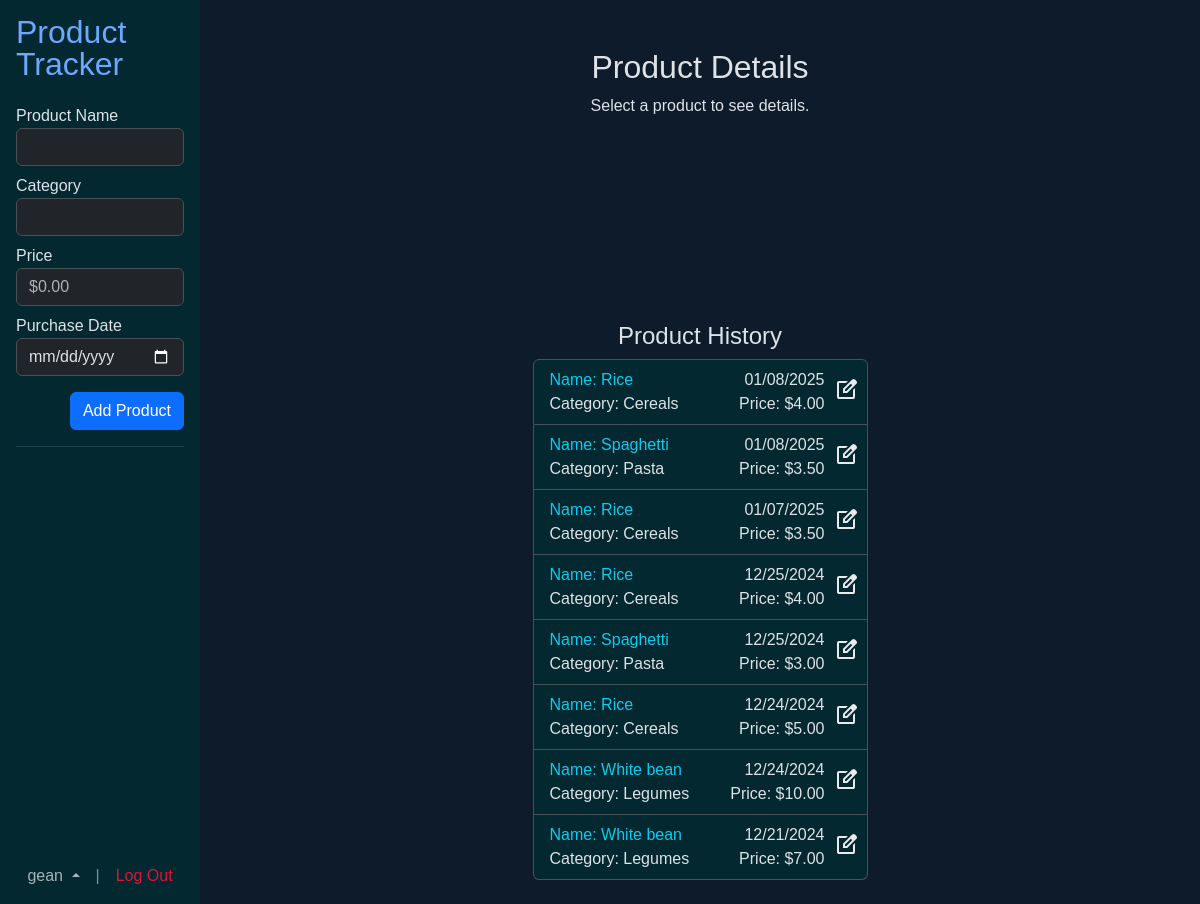
The page / (signed in) on the database its author committed.
### tables this page shows
CREATE TABLE users (
id       INTEGER NOT NULL PRIMARY KEY AUTOINCREMENT,
username TEXT NOT NULL UNIQUE,
pwd      TEXT NOT NULL
);

CREATE TABLE history (
id         INTEGER NOT NULL PRIMARY KEY AUTOINCREMENT,
user_id    INTEGER NOT NULL,
item_id    INTEGER NOT NULL,
t_date INTEGER NOT NULL DEFAULT CURRENT_TIMESTAMP,
price      NUMERIC NOT NULL,
    FOREIGN KEY (user_id) REFERENCES users(id)
        ON UPDATE CASCADE
        ON DELETE CASCADE,
    FOREIGN KEY (item_id) REFERENCES items(id)
        ON UPDATE CASCADE
        ON DELETE CASCADE
);

CREATE TABLE items (
id        INTEGER NOT NULL PRIMARY KEY AUTOINCREMENT,
item_name TEXT NOT NULL UNIQUE,
cat_id    INTEGER NOT NULL,
    FOREIGN KEY (cat_id) REFERENCES categories(id)
    ON UPDATE CASCADE
    ON DELETE CASCADE
);

CREATE TABLE categories (
id       INTEGER NOT NULL PRIMARY KEY AUTOINCREMENT,
cat_name TEXT NOT NULL UNIQUE
);

### app.py (the view)
@app.route("/", methods=["GET"])
@login_required
def index():
    categories = db.execute(text(
        "SELECT id, cat_name AS name FROM categories"
    )).fetchall()
    db.commit()
    products = db.execute(text(
        """SELECT history.id AS hist_id, items.id, item_name AS name, cat_name AS category, price, t_date, username FROM history
            JOIN users ON user_id = users.id
            JOIN items ON item_id = items.id
            JOIN categories ON items.cat_id = categories.id
            WHERE user_id = :user
            ORDER BY t_date DESC"""
    ), {"user": session["user_id"]}).fetchall()
    db.commit()
    try:
        username = db.execute(text(
            "SELECT username FROM users WHERE id = :id"
        ), {"id": session['user_id']}).fetchone().username
    except:
        session.clear()
        return redirect("/")
    return render_template("index.html", products=products, categories=categories, username=username)

### app.py (called while the page is built)
def usd(value):
    return f"${value:,.2f}"

def date_format(pattern, value):
    return time.strftime(pattern, time.localtime(value))

def login_required(f):
    @wraps(f)
    def decorated_function(*args, **kwargs):
        if session.get("user_id") is None:
            return redirect("/login")
        return f(*args, **kwargs)
    return decorated_function

### templates/index.html (shortened to what this page needs)
{% extends "layout.html" %}
{% block main %}
	<div class="d-flex h-100 p-0 m-0">
		<div class="offcanvas-sm" style="width:200px"></div>
		<nav class="offcanvas-sm offcanvas-start p-3 h-100 bg-info-subtle" style="width: 200px; position: fixed;" tabindex="-1" id="offcanvasResponsive" aria-labelledby="offcanvasResponsiveLabel">
            <div class="offcanvas-body-sm" style="height: 60%">
				<h2 class="offcanvas-title mb-4 lh-1"><a href="/">Product Tracker</a></h2>
				<form method="POST" action="{{ url_for('add_product')}}">
					<div class="form-group mb-2">
						<label for="name">Product Name</label>
						<input type="text" class="form-control" id="name" name="name" required autocomplete="name">
					</div>
					<div class="form-group mb-2">
						<label for="category">Category</label>
						<input name="category" class="form-control" list="datalistOptions" id="category">
					</div>
					<div class="form-group mb-2">
						<label for="price">Price</label>
						<input type="number" class="form-control" id="price" name="price" required step="0.01" min="0" placeholder="$0.00">
					</div>
					<div class="form-group mb-2">
						<label for="date">Purchase Date</label>
						<input type="date" class="form-control" id="date" name="date" required>
					</div>
					<div class="form-group mb-3 pt-2 text-end">
						<button type="submit" class="btn btn-primary">Add Product</button>
					</div>
				</form>
				<hr style="color: #778DA9">
			</div>
			<div id="user-div" class="offcanvas-footer d-flex justify-content-center align-items-end dropup" style="height:40%">
				<a class="text-muted dropdown-toggle" data-bs-toggle="dropdown" aria-expanded="false" style="cursor: pointer">{{ username }} </a>
				<a class="px-3" style="color: #778DA9">|</a>
				<a href="/logout" style="color: #DC143C">Log Out</a>
			</div>
		</nav>
		<div class="text-center mx-auto pt-5">
			<div id="main-content">
				<div class="text-start pb-4" style="height: 250px; width: 335px;">
					{% if selected_product %}
						<h2 class="pb-4 text-center">Product Details</h2>
						<h4>{{ selected_product.name.capitalize() }}</h3>
						<p>Category: {{ selected_product.category.capitalize() }}</p>
						<p>Price: {{ usd(selected_product.price) }}</p>
						<p>Average Days Between Purchases: {{ avg_days }} days</p>
					{% else %}
						<div class="text-center">
							<h2>Product Details</h2>
							<p>Select a product to see details.</p>
						</div>
					{% endif %}
				</div>
				<div class="mt-4 mx-auto pb-4" style="width: 335px;">
					<h4>Product History</h4>
					<ul id="product-list" class="list-group">
						{% if products %}
							{% for product in products %}
								<li class="bg-info-subtle d-flex list-group-item pb-2 pe-0">
									<div class="w-100 text-start">
										<a href="{{ url_for('product', id=product.hist_id) }}" class="text-body">
											<div class="row">
												<div class="col-auto text-info">Name: {{ product.name.capitalize() }}</div>
												<div class="col text-end">{{ date_format("%m/%d/%Y", product.t_date) }}</div>
											</div>
											<div class="row">
												<div class="col-auto">Category: {{ product.category.capitalize() }}</div>
												<div class="col text-end">Price: {{ usd(product.price) }}</div>
											</div>
										</a>
									</div>
									<div>
										<button name="edit" value="{{ product.hist_id }}" class="btn p-2 pb-0 pt-2" data-bs-toggle="modal" data-bs-target="#modal" data-bs-name="{{ product.name.capitalize() }}">
										</button>
									</div>
								</li>
							{% endfor %}
						{% else %}
								<p>No Products</p>
						{% endif %}
					</ul>
				</div>
			</div>
		</div>
    </div>
{% endblock %}

### templates/layout.html (style rules this page uses)
body { background-color: #0D1B2A; font-family: 'montserrat', sans-serif; height: 100vh; }
a { text-decoration: none; }

### rows shown on the page
users: username "gean"
history: name "Rice", t_date "01/08/2025", category "Cereals", price "$4.00"
history: name "Spaghetti", t_date "01/08/2025", category "Pasta", price "$3.50"
history: name "Rice", t_date "01/07/2025", category "Cereals", price "$3.50"
history: name "Rice", t_date "12/25/2024", category "Cereals", price "$4.00"
history: name "Spaghetti", t_date "12/25/2024", category "Pasta", price "$3.00"
history: name "Rice", t_date "12/24/2024", category "Cereals", price "$5.00"
history: name "White bean", t_date "12/24/2024", category "Legumes", price "$10.00"
history: name "White bean", t_date "12/21/2024", category "Legumes", price "$7.00"
